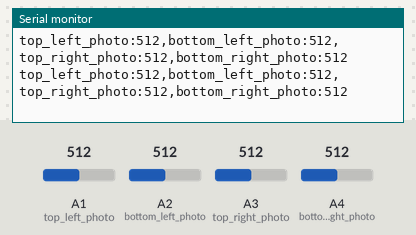
Bench run of a sketch on a simulated Arduino Uno, built with avr-gcc and run on an emulated ATmega328P. Shown: the last lines printed to the serial monitor. The test bench sets the inputs (shaded band); at power-on: A1 (top_left_photo) = 512, A2 (bottom_left_photo) = 512, A3 (top_right_photo) = 512, A4 (bottom_right_photo) = 512.

Above: at 1.2 s.
1.3 s: A1 (top_left_photo) set to 105
At 1.48 s:
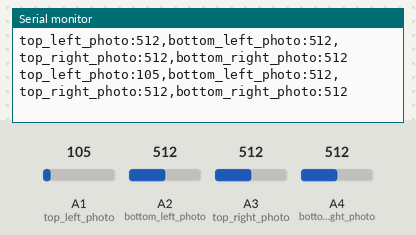
4.3 s: A1 (top_left_photo) set to 90
At 4.31 s:
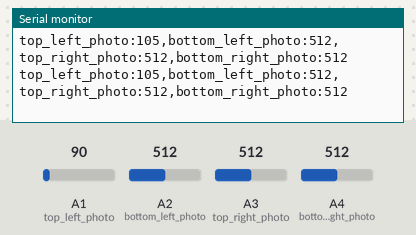
5.8 s: A2 (bottom_left_photo) set to 110
At 5.8 s:
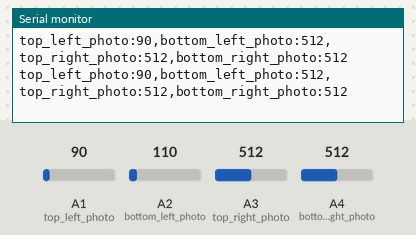
8.8 s: A2 (bottom_left_photo) set to 94
At 8.85 s:
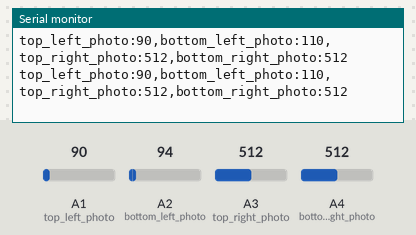
11.8 s: A3 (top_right_photo) set to 109
At 11.88 s:
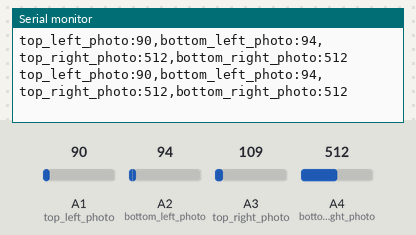
14.8 s: A3 (top_right_photo) set to 90
At 14.81 s:
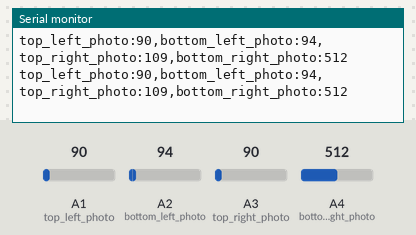
Timing chart, 0 to 17.8 s (numbered marks = the images above; inputs shaded):
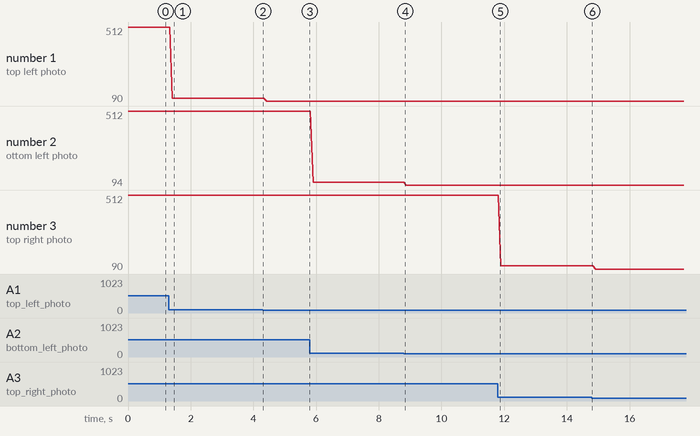

Measured:
- after the input at 1.3 s, the serial monitor: prints a new line after 0.12 s (image 1)
- plotted number 1: 512 → 105 after the input at 1.3 s, 105 → 90 after the input at 4.3 s
- plotted number 2: 512 → 110 after the input at 5.8 s, 110 → 94 after the input at 8.8 s
- plotted number 3: 512 → 109 after the input at 11.8 s

The sketch:

PhotoResistor_Tester.ino
```cpp
#define top_left_photo A1 //pin assignments
#define bottom_left_photo A2
#define top_right_photo A3
#define bottom_right_photo A4

void setup() {
  // put your setup code here, to run once:
  pinMode(top_left_photo, INPUT);
  pinMode(bottom_left_photo, INPUT);
  pinMode(top_right_photo, INPUT);
  pinMode(bottom_right_photo, INPUT);

  Serial.begin(9600); //starts the serial monitor at 9600 baud.

}

void loop() {
  // put your main code here, to run repeatedly:

  int top_left_data = analogRead(top_left_photo); //read the data of the photoresitor
  int bottom_left_data = analogRead(bottom_left_photo);
  int top_right_data = analogRead(top_right_photo);
  int bottom_right_data = analogRead(bottom_right_photo);

  Serial.print("top_left_photo:"); //print the values to the serial monitor.
  Serial.print(top_left_data);
  Serial.print(",");               //Formated to use the serial plotter.
  Serial.print("bottom_left_photo:");
  Serial.print(bottom_left_data);
  Serial.print(",");
  Serial.print("top_right_photo:");
  Serial.print(top_right_data);
  Serial.print(",");
  Serial.print("bottom_right_photo:");
  Serial.println(bottom_right_data);
}
```
